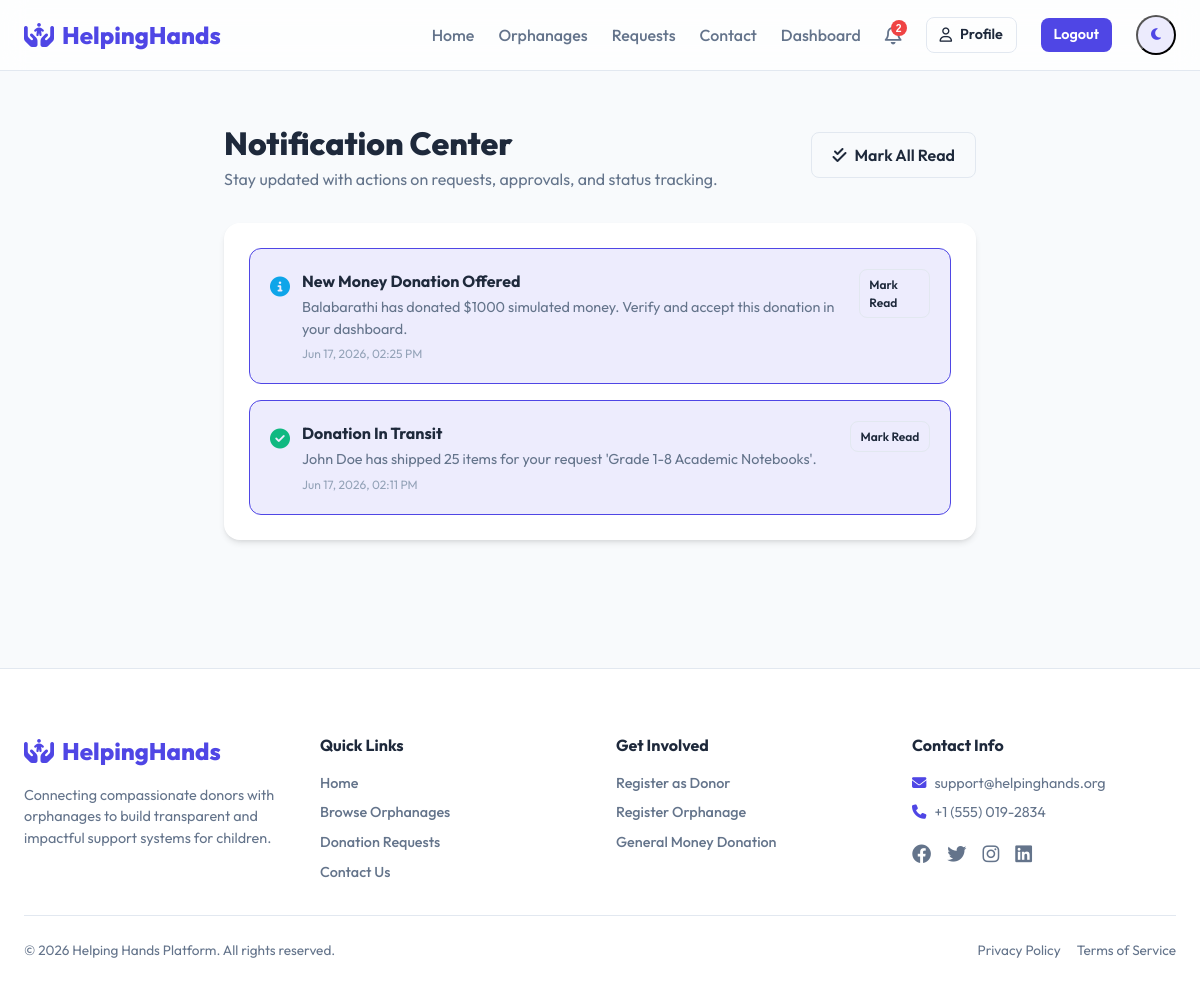
Page /notifications/ (signed in) on the committed database.
### core/models.py (models this page shows, shortened)
class Notification(models.Model):
    TYPE_CHOICES = [
        ('Success', 'Success'),
        ('Warning', 'Warning'),
        ('Info', 'Info'),
    ]
    recipient = models.ForeignKey(settings.AUTH_USER_MODEL, on_delete=models.CASCADE, related_name='notifications')
    title = models.CharField(max_length=150)
    message = models.TextField()
    notification_type = models.CharField(max_length=15, choices=TYPE_CHOICES, default='Info')
    is_read = models.BooleanField(default=False)
    created_at = models.DateTimeField(auto_now_add=True)
    class Meta:
        ordering = ['-created_at']

### core/views.py (the view)
# urls.py: path('notifications/', views.notifications_list, name='notifications_list'),
@login_required
def notifications_list(request):
    notifications = Notification.objects.filter(recipient=request.user)
    return render(request, 'core/notifications.html', {'notifications_list': notifications})

### core/context_processors.py (called while the page is built)
def notification_context(request):
    if request.user.is_authenticated:
        notifications = Notification.objects.filter(recipient=request.user, is_read=False)
        return {
            'unread_notifications_count': notifications.count(),
            'unread_notifications': notifications[:5]
        }
    return {
        'unread_notifications_count': 0,
        'unread_notifications': []
    }

### templates/core/notifications.html (shortened to what this page needs)
{% extends 'base.html' %}
{% block content %}
<div class="container" style="padding-top: 3rem; padding-bottom: 4rem; max-width: 800px;">
    <div style="display: flex; justify-content: space-between; align-items: center; margin-bottom: 2rem; flex-wrap: wrap; gap: 1rem;">
        <div>
            <h1 style="font-size: 2rem; font-weight: 800;">Notification Center</h1>
            <p style="color: var(--text-secondary);">Stay updated with actions on requests, approvals, and status tracking.</p>
        </div>
        <div>
            <a href="{% url 'notifications_mark_read_all' %}" class="btn btn-outline"><i class="fa-solid fa-check-double"></i> Mark All Read</a>
        </div>
    </div>
    <div class="glass-card" style="background: var(--bg-secondary);">
        {% if notifications_list %}
            <div style="display: flex; flex-direction: column; gap: 1rem;">
                {% for notif in notifications_list %}
                    <div style="padding: 1.25rem; border: 1px solid var(--border-color); border-radius: 0.75rem; display: flex; justify-content: space-between; align-items: start; gap: 1rem; {% if not notif.is_read %}background-color: var(--primary-light); border-color: var(--primary);{% endif %}">
                        <div style="display: flex; gap: 12px; align-items: start;">
                            <div style="font-size: 1.25rem; margin-top: 3px;">
                                {% if notif.notification_type == 'Success' %}
                                    <i class="fa-solid fa-circle-check" style="color: var(--success);"></i>
                                {% elif notif.notification_type == 'Warning' %}
                                    <i class="fa-solid fa-circle-exclamation" style="color: var(--warning);"></i>
                                {% else %}
                                    <i class="fa-solid fa-circle-info" style="color: var(--info);"></i>
                                {% endif %}
                            </div>
                            <div>
                                <h4 style="font-weight: 700; font-size: 1rem; margin-bottom: 0.25rem; color: var(--text-primary);">{{ notif.title }}</h4>
                                <p style="color: var(--text-secondary); font-size: 0.9rem; line-height: 1.5;">{{ notif.message }}</p>
                                <small style="color: var(--text-light); font-size: 0.75rem; display: block; margin-top: 5px;">{{ notif.created_at|date:"M d, Y, h:i A" }}</small>
                            </div>
                        </div>
                        {% if not notif.is_read %}
                            <a href="{% url 'notifications_mark_read' notif.id %}" class="btn btn-outline" style="padding: 0.35rem 0.6rem; font-size: 0.75rem; height: auto;">
                                Mark Read
                            </a>
                        {% endif %}
                    </div>
                {% endfor %}
            </div>
        {% else %}
            <div style="text-align: center; padding: 3rem 0; color: var(--text-secondary);">
                <i class="fa-regular fa-bell-slash" style="font-size: 3rem; color: var(--text-light); margin-bottom: 1rem;"></i>
                <p>You have no notifications yet.</p>
            </div>
        {% endif %}
    </div>
</div>
{% endblock %}

### static/css/style.css (style rules this page uses)
:root { --bg-primary: #f8fafc; --bg-secondary: #ffffff; --bg-sidebar: #0f172a; --text-primary: #1e293b; --text-secondary: #64748b; --text-light: #94a3b8; --primary: #4f46e5; --primary-hover: #4338ca; --primary-light: rgba(79, 70, 229, 0.1); --secondary: #f97316; --secondary-hover: #ea580c; --success: #10b981; --success-light: rgba(16, 185, 129, 0.1); --warning: #f59e0b; --warning-light: rgba(245, 158, 11, 0.1); --danger: #ef4444; --danger-light: rgba(239, 68, 68, 0.1); --info: #0ea5e9; --info-light: rgba(14, 165, 233, 0.1); --border-color: #e2e8f0; --shadow-sm: 0 1px 2px 0 rgba(0, 0, 0, 0.05); --shadow-md: 0 4px 6px -1px rgba(0, 0, 0, 0.1), 0 2px 4px -1px rgba(0, 0, 0, 0.06); --shadow-lg: 0 10px 15px -3px rgba(0, 0, 0, 0.1), 0 4px 6px -2px rgba(0, 0, 0, 0.05); --glass-bg: rgba(255, 255, 255, 0.75); --glass-border: rgba(255, 255, 255, 0.4); --glass-blur: 12px; }
* { margin: 0; padding: 0; box-sizing: border-box; transition: background-color 0.3s ease, border-color 0.3s ease; }
body { font-family: 'Outfit', sans-serif; background-color: var(--bg-primary); color: var(--text-primary); line-height: 1.5; overflow-x: hidden; }
a { color: inherit; text-decoration: none; }
.container { max-width: 1280px; margin: 0 auto; padding: 0 1.5rem; }
.glass-card { background: var(--glass-bg); backdrop-filter: blur(var(--glass-blur)); -webkit-backdrop-filter: blur(var(--glass-blur)); border: 1px solid var(--glass-border); border-radius: 1rem; padding: 1.5rem; box-shadow: var(--shadow-md); transition: transform 0.3s cubic-bezier(0.4, 0, 0.2, 1), box-shadow 0.3s ease; }
.btn { display: inline-flex; align-items: center; justify-content: center; gap: 0.5rem; padding: 0.625rem 1.25rem; border-radius: 0.5rem; font-weight: 600; cursor: pointer; border: none; transition: all 0.2s ease; }
.btn-outline { background-color: transparent; border: 1px solid var(--border-color); color: var(--text-primary); }

### rows in the picture
Notification: notification_type "Info" (drawn), title "New Money Donation Offered", message "Balabarathi has donated $1000 simulated money. Verify and accept this donation in your dashboard.", created_at "Jun 17, 2026, 02:25 PM", is_read "Mark Read"
Notification: notification_type "Success" (drawn), title "Donation In Transit", message "John Doe has shipped 25 items for your request 'Grade 1-8 Academic Notebooks'.", created_at "Jun 17, 2026, 02:11 PM", is_read "Mark Read"

### other values in the picture
{{ unread_notifications_count }} "2"
